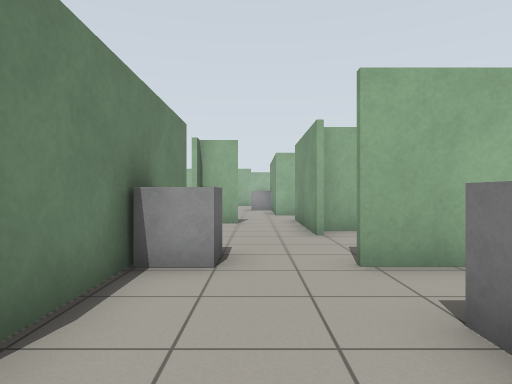
[1] (above)

24 first-person views from a walk through a world built for the Gazebo simulator. The camera is 0.94 m above the floor, looks level and sees 75° across. The floor is counted in squares, 1 m on a side. Each view is taken from the middle of a square. On the plan, view 1 faces up. The plan holds only what a view shows up to about 12 squares ahead; the rest is blank.

[2]
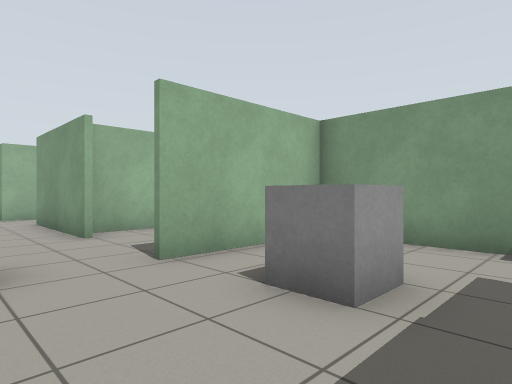

[3]
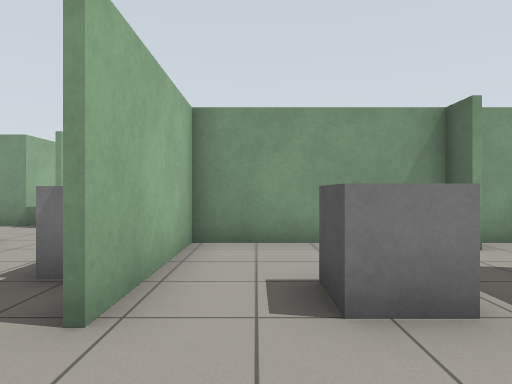

[4]
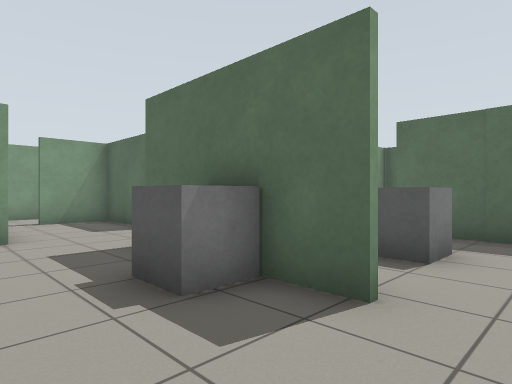

[5]
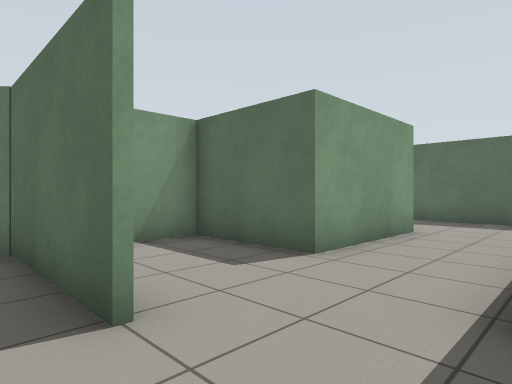

[6]
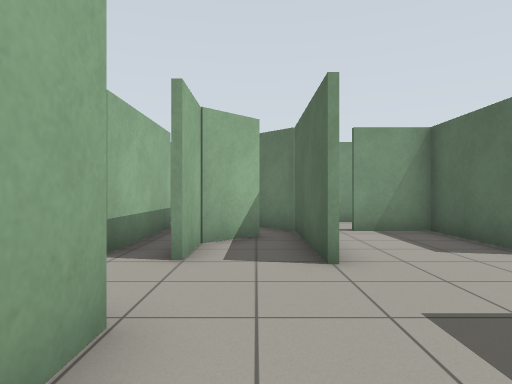

[7]
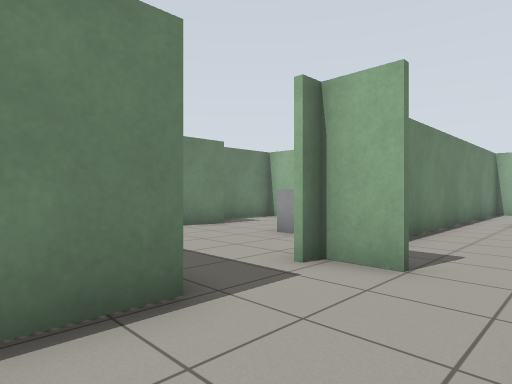

[8]
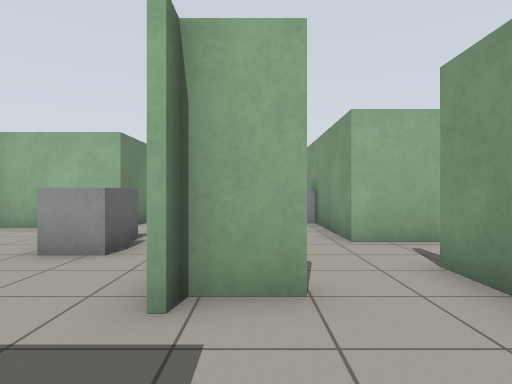

[9]
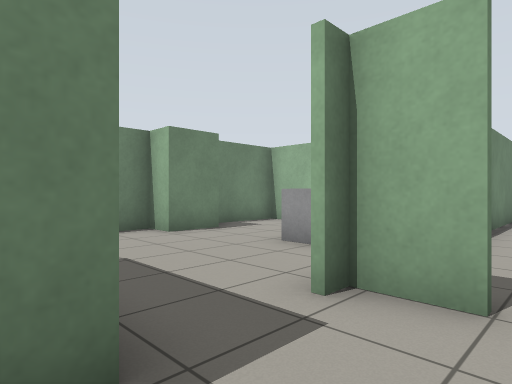

[10]
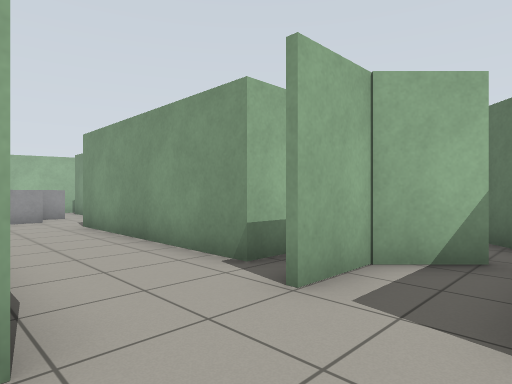

[11]
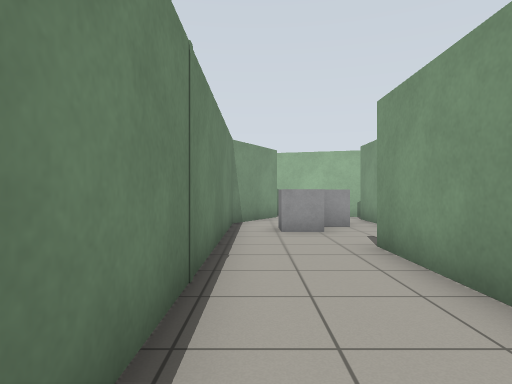

[12]
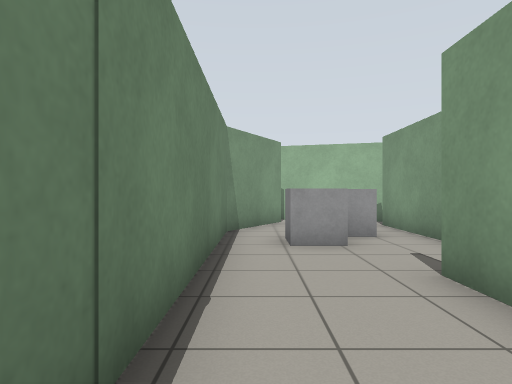

[13]
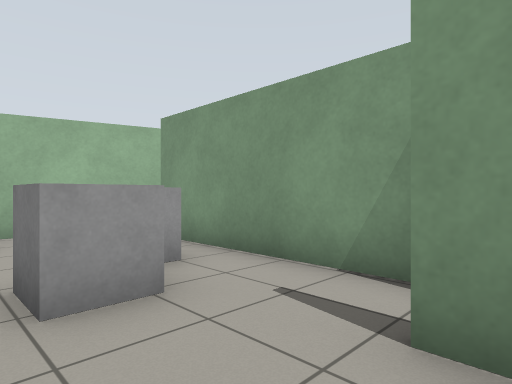

[14]
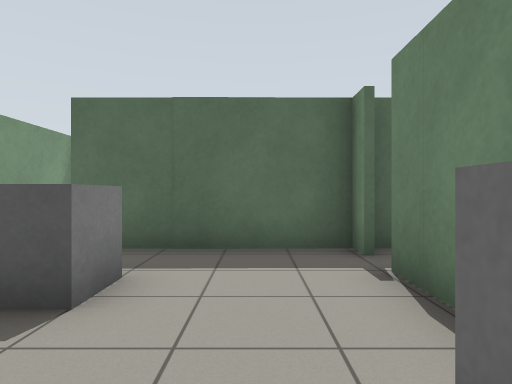

[15]
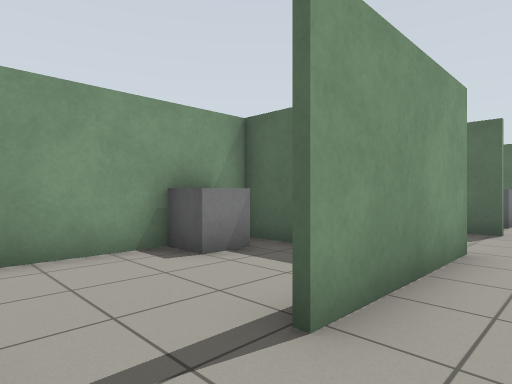

[16]
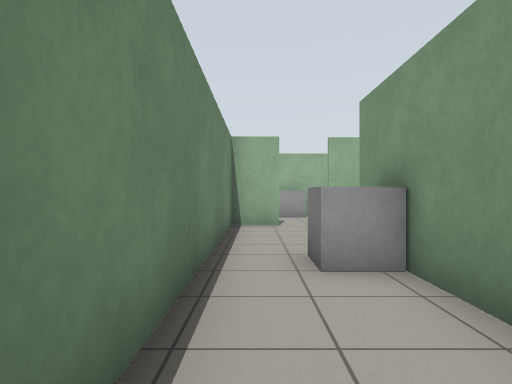

[17]
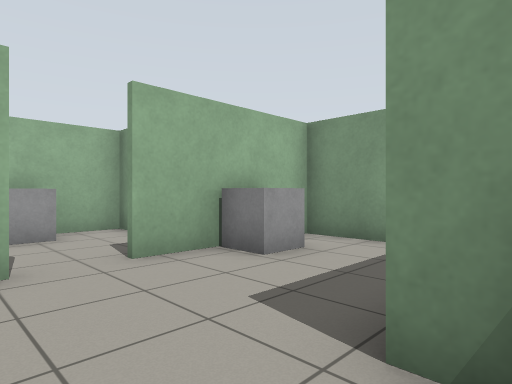

[18]
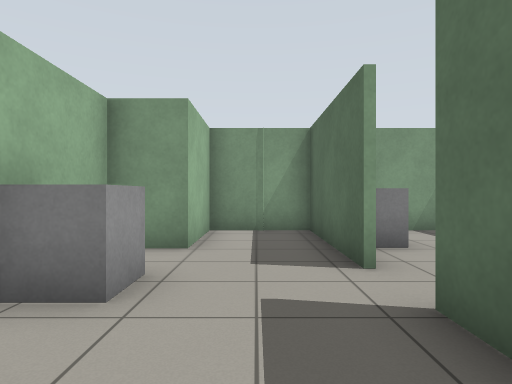

[19]
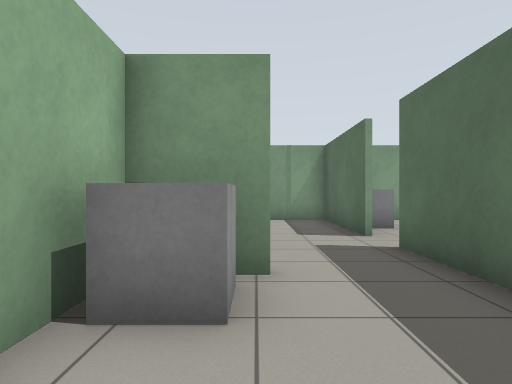

[20]
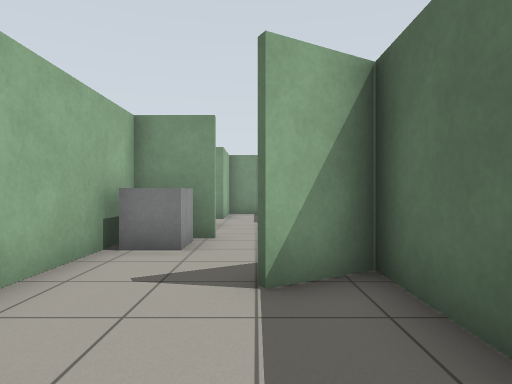

[21]
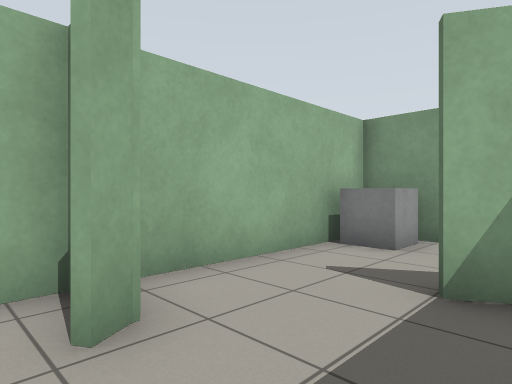

[22]
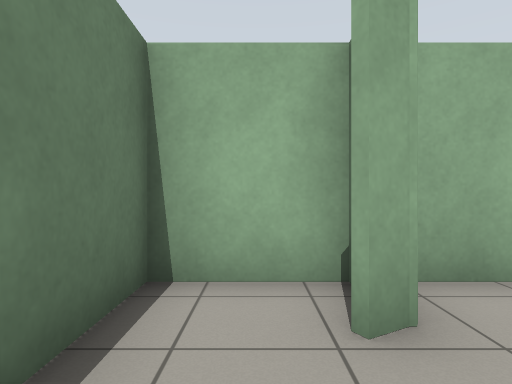

[23]
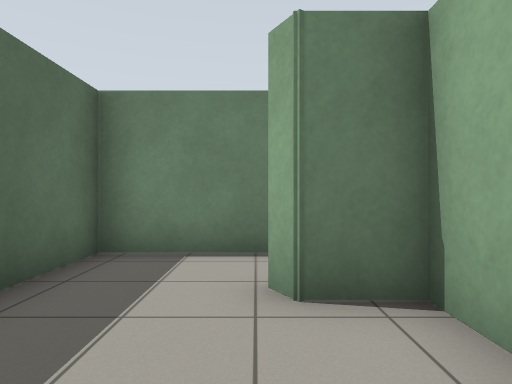

[24]
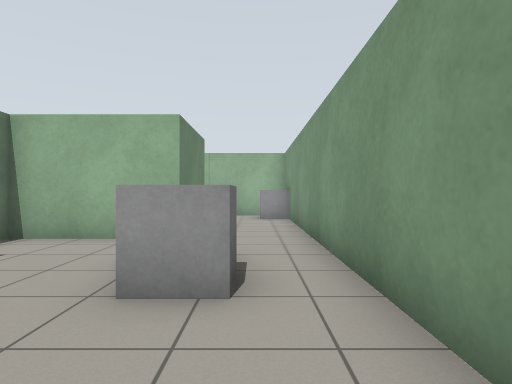

### Floor plan
Points are (right, up) in squares from view 1. A wall is a line through its corners. A room is listed if a view was taken in it or the views show most of it. See-through windows are left out.
Room 1 (views 1, 2, 3, 4, 5, 6, 7, 8, 9, 10, 14)
walls: (4.3, -0.5) (5.2, -0.4) (5.2, 4.2) (1.3, 4.2); (1.3, 4.3) (5.4, 4.3); (7.2, 6.1) (11, 6.1); (8.1, -1.3) (8.1, 2.8) (11, 2.8) (11, 4.8); (-1.6, 0.1) (-1.6, -0.5) (3.1, -0.5); (5.4, 8) (1.6, 8); (6.5, -4.5) (9.1, -4.5); (10.2, 6.9) (9.1, 8) (7.5, 8); (-1.6, 7.8) (-1.6, 1)
ways out: opening at (6.5, 8.5) to room 2; opening at (-0.5, 8) to room 3; opening at (11, 5)
objects: grey box (-1, 4) to (-1, 5); grey box (2, 2); grey box (3, 5)
Room 2 (views 11, 12, 13)
walls: (9.6, 16.3) (9.6, 21.5); (6.8, 22.5) (5.3, 19.9) (5.3, 10.9); (8.1, 9.3) (8.1, 15.9); (5.2, 9.4) (5.2, 10.4); (10.2, 22.5) (6.8, 23.4); (3.7, 8.2) (5.2, 8.2)
ways out: opening at (6.5, 8.5) to room 1
objects: grey box (7, 18) to (7, 19); grey box (8, 19) to (8, 20)
Room 3 (views 15, 16, 17)
walls: (0.8, 13.3) (0.8, 18.9); (-0.2, 22.5) (-1.6, 22.5) (-1.6, 13.3); (5.2, 19.5) (5.2, 22.9); (-0.5, 10) (-1.6, 10) (-1.6, 9.5); (5.3, 22.5) (1, 22.5); (1.3, 7.1) (1.3, 11.2)
ways out: opening at (-0.5, 8) to room 1; opening at (-2, 9) to room 5; opening at (0.5, 23) to room 6; opening at (1, 12)
objects: grey box (-3, 21) to (-2, 21); grey box (0, 17) to (0, 18); grey box (3, 22)
Room 4 (views 18, 19, 20, 21, 22, 23)
walls: (-7.9, 26.5) (-7.9, 25.4) (-8.4, 25.1); (-2.2, 24.8) (-2.2, 26.5) (-10.1, 26.5) (-10.1, 22.6) (-5, 22.6) (-5.8, 24)
ways out: opening at (-2, 24) to room 6
objects: grey box (-3, 25) to (-3, 26)
Room 5 (view 24)
walls: (-7, 12.6) (-7, 11.1) (-7.9, 11.1) (-7.9, 10.2); (-1.8, 10.5) (-1.8, 14.5); (-4.5, 15.7) (-7.9, 15.7) (-7.9, 13.4)
ways out: opening at (-2, 9) to room 3; opening at (-3.5, 15.5)
objects: grey box (-4, 12) to (-3, 13); grey box (-4, 13) to (-4, 14)
Room 6 (no view inside)
walls: (1, 22.6) (5.1, 22.6); (-2.9, 22.6) (-0.2, 22.6); (5.2, 22.9) (5.2, 25.1) (2.6, 25.1) (2.6, 26.5) (0.1, 26.5)
ways out: opening at (0.5, 23) to room 3; opening at (-2, 24) to room 4
objects: grey box (0, 26) to (1, 26)

Where each view was taken, in squares from view 1:
view 1: 0 up, 0 right, facing up
view 2: 0 up, 1 left, facing up-right
view 3: 3 up, 1 left, facing right
view 4: 7 up, 0 right, facing down-right
view 5: 7 up, 5 right, facing down-right
view 6: 7 up, 3 right, facing right
view 7: 6 up, 1 right, facing up-left
view 8: 7 up, 1 left, facing up
view 9: 7 up, 0 right, facing up-left
view 10: 6 up, 5 right, facing up-right
view 11: 10 up, 6 right, facing up
view 12: 12 up, 6 right, facing up
view 13: 15 up, 6 right, facing up-right
view 14: 5 up, 0 right, facing down
view 15: 13 up, 0 right, facing down-right
view 16: 13 up, 1 left, facing up
view 17: 18 up, 1 left, facing up-right
view 18: 24 up, 3 left, facing right
view 19: 25 up, 6 left, facing right
view 20: 24 up, 9 left, facing right
view 21: 23 up, 9 left, facing up-right
view 22: 23 up, 9 left, facing up
view 23: 25 up, 5 left, facing left
view 24: 9 up, 3 left, facing up
